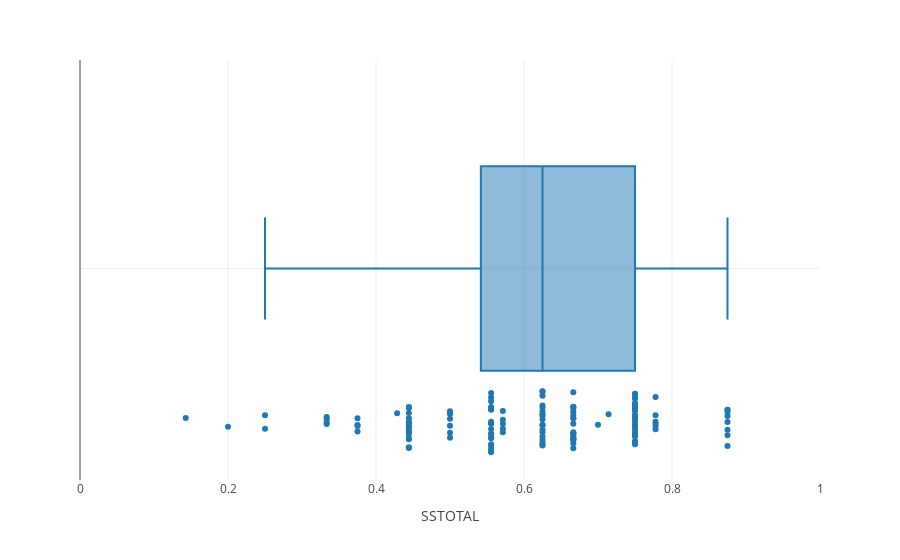

The notebook cell this image was saved under:
### Markdown cell above
## Quality Assessment

### Code cell
fig = px.box(data_frame = df_quality, x='SSTOTAL', points='all',range_x=[0,1])
fig.write_image('qualityassessment/sstotal_boxplot.pdf', width=WIDTH, height=QUARTER_HEIGHT)
fig.show()

mean = np.mean(df_quality['SSTOTAL'])
print(f'mean: {mean}')

std = np.std(df_quality['SSTOTAL'])
print(f'std: {std}')

variance = np.var(df_quality['SSTOTAL'])
print(f'variance: {variance}')

min = np.min(df_quality['SSTOTAL'])
print(f'min: {min}')

max = np.max(df_quality['SSTOTAL'])
print(f'max: {max}')

median = np.median(df_quality['SSTOTAL'])
print(f'median: {median}')

### Figure 1 — Plotly figure (JSON) as saved in the notebook; plotly's stock layout.template omitted (floating-point values rounded to 4 significant figures; data arrays with more than 128 entries replaced by an {"elided": "..."} marker saying what was removed)
{"data": [{"alignmentgroup": "True", "boxpoints": "all", "hovertemplate": "SSTOTAL=%{x}<extra></extra>", "legendgroup": "", "marker": {"color": "#1F77B4"}, "name": "", "notched": false, "offsetgroup": "", "orientation": "h", "showlegend": false, "type": "box", "x": {"elided": "149 float values"}, "x0": " ", "xaxis": "x", "y0": " ", "yaxis": "y"}], "layout": {"boxmode": "group", "legend": {"tracegroupgap": 0}, "margin": {"t": 60}, "xaxis": {"anchor": "y", "domain": [0, 1], "range": [0, 1], "title": {"text": "SSTOTAL"}}, "yaxis": {"anchor": "x", "domain": [0, 1]}}}
